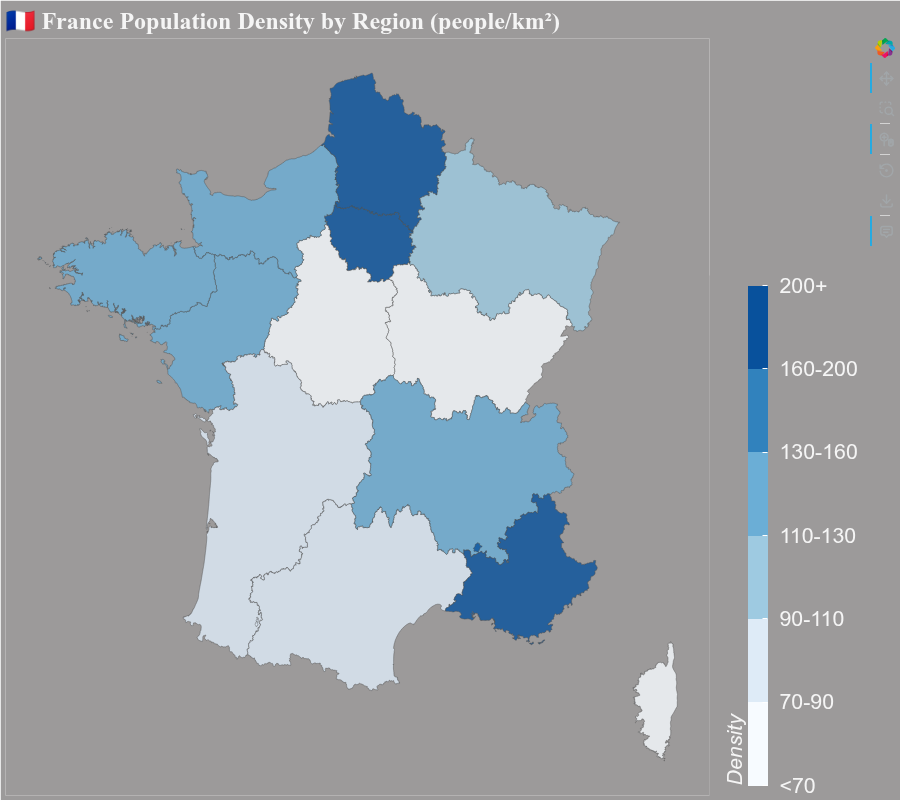

The Python source for this figure:
from bokeh_rocks import plot_country_choropleth, save_plot, show

# Using new 2016 regions
density_data = {
    'Île-de-France': 1021,
    'Hauts-de-France': 189,
    'Provence-Alpes-Côte d\'Azur': 161,
    'Auvergne-Rhône-Alpes': 113,
    'Grand Est': 96,
    'Occitanie': 80,
    'Normandie': 115,
    'Nouvelle-Aquitaine': 71,
    'Bretagne': 120,
    'Pays de la Loire': 116,
    'Centre-Val de Loire': 66,
    'Bourgogne-Franche-Comté': 59,
    'Corse': 39
}

p = plot_country_choropleth(
    geojson_url="https://raw.githubusercontent.com/gregoiredavid/france-geojson/master/regions.geojson",
    data_dict=density_data,
    value_col='density',
    country_name='🇫🇷 France',
    palette=["#f7fbff", "#deebf7",  "#9ecae1", "#6baed6", "#3182bd", "#08519c"],
    bin_edges=[0, 70, 90, 110, 130, 160, 200, 1100],
    bin_labels=["<70", "70-90", "90-110", "110-130", "130-160", "160-200", "200+"],
    title="🇫🇷 France Population Density by Region (people/km²)",
    name_property='nom',
    legend_title='Density',
    tooltip_label='Population Density',
    value_format='{0}',
    width=900,
    height=800, bg_color='#9c9a9a'
)

show(p)
save_plot(p, "output/geo_07")
